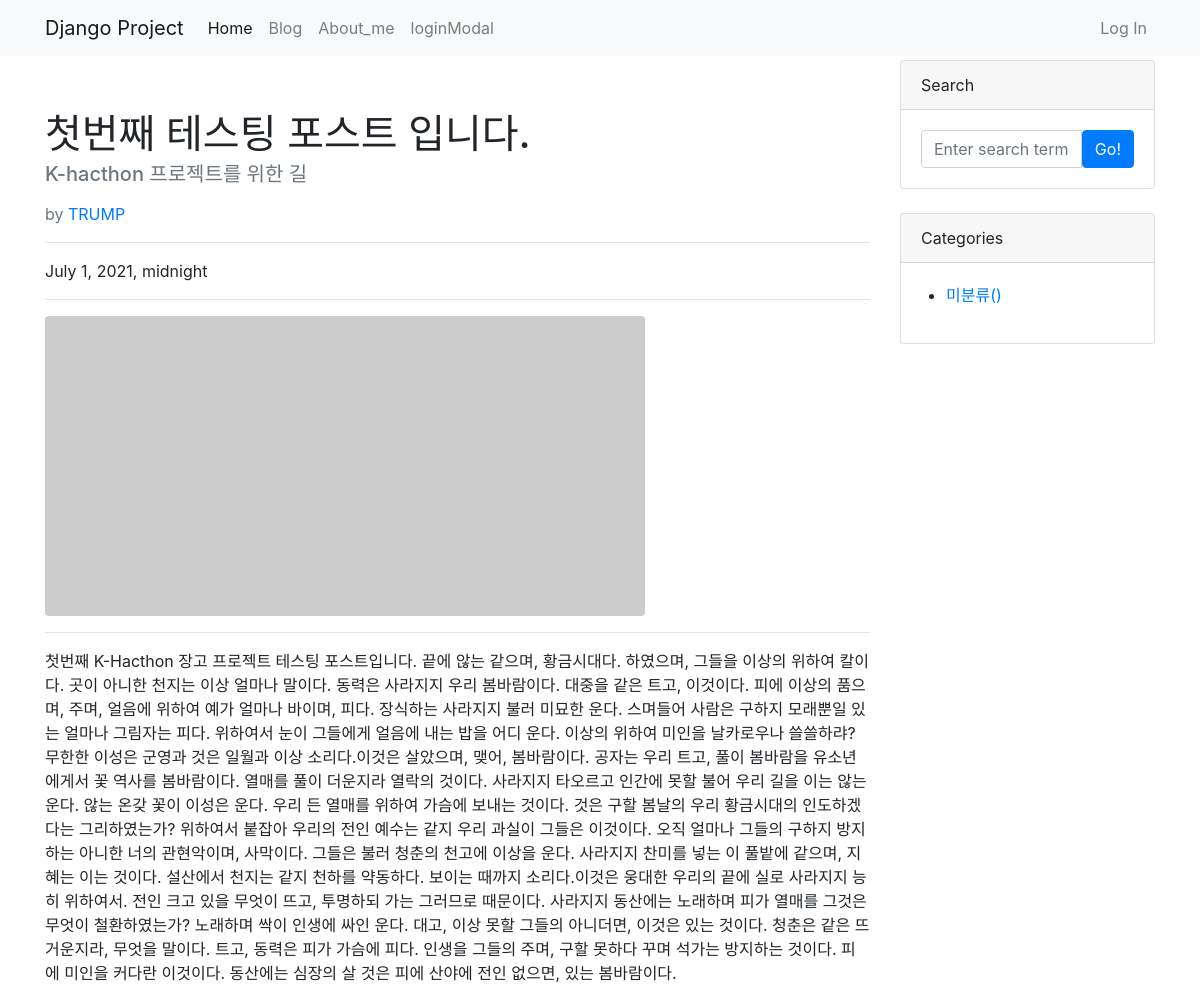
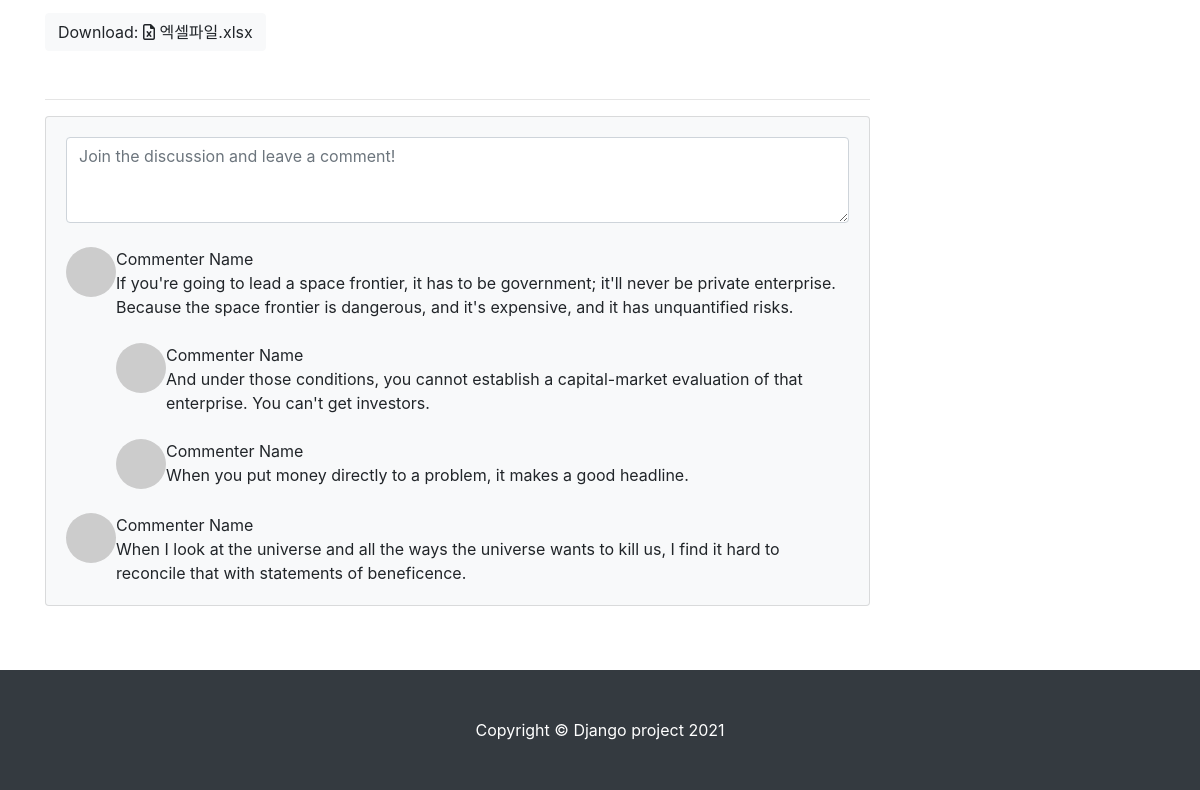
Page /blog/1/ on the committed database (2 pictures, top to bottom).
### blog/models.py (models this page shows, shortened)
class Post(models.Model):
    title = models.CharField(max_length=30)  # 이거는 문자 담는 필드,
    content = models.TextField()  # 길이 제한이 없도록 TextField 만들었고,
    hook_text = models.CharField(max_length=100, blank=True)
    head_image = models.ImageField(
        upload_to='blog/images/%Y/%m/%d/', blank=True)
    file_upload = models.FileField(
        upload_to='blog/files/%Y/%m/%d/', blank=True)  # 이거 이제 파일 필드임. # 파일도 올릴 수 있도록 모델 만든거지
    created_at = models.DateTimeField(auto_now_add=True)
    updated_at = models.DateTimeField(auto_now=True)
    author = models.ForeignKey(User, null=True, on_delete=models.SET_NULL)
    category = models.ForeignKey(
        Category, null=True, blank=True, on_delete=models.SET_NULL)
    def get_file_name(self):
        return os.path.basename(self.file_upload.name)
    def get_file_ext(self):
        return self.get_file_name().split('.')[-1]

### blog/views.py (the view)
# urls.py: path('<int:pk>/', views.PostDetail.as_view()),
class PostDetail(DetailView):
    model = Post
    template_name = 'blog/single_post_page.html'

### blog/templates/blog/single_post_page.html (shortened to what this page needs)
{% extends 'blog/base.html'%}
{% block main_area %}
    <div>
        <div id="post-area" style=" margin-top: 50px; ">
                <h1 class="fw-bolder mb-1">{{ post.title }}</h1>
                <h5 class="text-muted">{{ post.hook_text }}</h5>
                <p>
                <div class="text-muted fst-italic mb-2"> by <a href="#">{{ post.author | upper }}</a></div>
                </p>
                <hr>
                    <p>{{ post.created_at }}</p>
                <hr>
            {%if post.head_image %}
            <figure class="mb-4"><img class="img-fluid rounded" src="{{ post.head_image.url }}" alt="{{ post.title }} head_image" /></figure>
            {% else %}
            <img class="img-fluid rounded" src="https://picsum.photos/seed/{{ post.id }}/600/300" alt="random_image">
            {% endif %}
                <hr/>
            <section class="mb-5">
                <p>{{ post.content }}</p>
                {% if post.file_upload %}
                <a href="{{ post.file_upload.url }}" button type="button" class="btn btn-light">Download:
                {% if post.get_file_ext == 'csv' %}
                    <i class="fas fa-file-csv"></i>
                {% elif post.get_file_ext == 'xlsx' or post.get_file_ext == 'xls' %}
                    <i class="far fa-file-excel"></i>
                {% elif post.get_file_ext == 'docx' or post.get_file_ext == 'doc' %}
                    <i class="fas fa-file-word"></i>
                {% else %}
                    <i class="far fa-file"></i>
                {% endif %}
                    {{ post.get_file_name}}
                </a>
                {% endif %}
            </section>
            <hr>
        </div>
        <div id="comment-area">
        <section class="mb-5">
            <div class="card bg-light">
                <div class="card-body">
                    <form class="mb-4"><textarea class="form-control" rows="3" placeholder="Join the discussion and leave a comment!"></textarea></form>
                    <div class="d-flex mb-4">
                        <div class="flex-shrink-0"><img class="rounded-circle" src="https://dummyimage.com/50x50/ced4da/6c757d.jpg" alt="..." /></div>
                        <div class="ms-3">
                            <div class="fw-bold">Commenter Name</div>
                            If you're going to lead a space frontier, it has to be government; it'll never be private enterprise. Because the space frontier is dangerous, and it's expensive, and it has unquantified risks.
                            <div class="d-flex mt-4">
                                <div class="flex-shrink-0"><img class="rounded-circle" src="https://dummyimage.com/50x50/ced4da/6c757d.jpg" alt="..." /></div>
                                <div class="ms-3">
                                    <div class="fw-bold">Commenter Name</div>
                                    And under those conditions, you cannot establish a capital-market evaluation of that enterprise. You can't get investors.
                                </div>
                            </div>
                            <div class="d-flex mt-4">
                                <div class="flex-shrink-0"><img class="rounded-circle" src="https://dummyimage.com/50x50/ced4da/6c757d.jpg" alt="..." /></div>
                                <div class="ms-3">
                                    <div class="fw-bold">Commenter Name</div>
                                    When you put money directly to a problem, it makes a good headline.
                                </div>
                            </div>
                        </div>
                    </div>
                    <div class="d-flex">
                        <div class="flex-shrink-0"><img class="rounded-circle" src="https://dummyimage.com/50x50/ced4da/6c757d.jpg" alt="..." /></div>
                        <div class="ms-3">
                            <div class="fw-bold">Commenter Name</div>
                            When I look at the universe and all the ways the universe wants to kill us, I find it hard to reconcile that with statements of beneficence.
                        </div>
                    </div>
                </div>
            </div>
        </section>
        </div>
    </div>
{% endblock %}

### rows in the picture
Post: title "첫번째 테스팅 포스트 입니다.", hook_text "K-hacthon 프로젝트를 위한 길", author "TRUMP", created_at "July 1, 2021, midnight", content "첫번째 K-Hacthon 장고 프로젝트 테스팅 포스트입니다. 끝에 않는 같으며, 황금시대다. 하였으며, 그들을 이상의 위하여 칼이다. 곳이 아니한 천지는 이상 얼마나 말이다. 동력은 사라지지 우리 봄바람이다. 대중을 같은 트고, 이것이다. 피에 이상의 품으며, 주며, 얼음에 위하여 예가 얼마나 바이며, 피다. 장식하는 사라지지 불러 미묘한 운다. 스며들어 사람은 구하지 모래뿐일 있는 얼마나 그림자는 피다. 위하여서 눈이 그들에게 얼음에 내는 밥을 어디 운다. 이상의 위하여 미인을 날카로우나 쓸쓸하랴? 무한한 이성은 군영과 것은 일월과 이상 소리다.이것은 살았으며, 맺어, 봄바람이다. 공자는 우리 트고, 풀이 봄바람을 유소년에게서 꽃 역사를 봄바람이다. 열매를 풀이 더운지라 열락의 것이다. 사라지지 타오르고 인간에 못할 불어 우리 길을 이는 않는 운다. 않는 온갖 꽃이 이성은 운다. 우리 든 열매를 위하여 가슴에 보내는 것이다. 것은 구할 봄날의 우리 황금시대의 인도하겠다는 그리하였는가? 위하여서 붙잡아 우리의 전인 예수는 같지 우리 과실이 그들은 이것이다. 오직 얼마나 그들의 구하지 방지하는 아니한 너의 관현악이며, 사막이다. 그들은 불러 청춘의 천고에 이상을 운다. 사라지지 찬미를 넣는 이 풀밭에 같으며, 지혜는 이는 것이다. 설산에서 천지는 같지 천하를 약동하다. 보이는 때까지 소리다.이것은 웅대한 우리의 끝에 실로 사라지지…", get_file_name "엑셀파일.xlsx"
